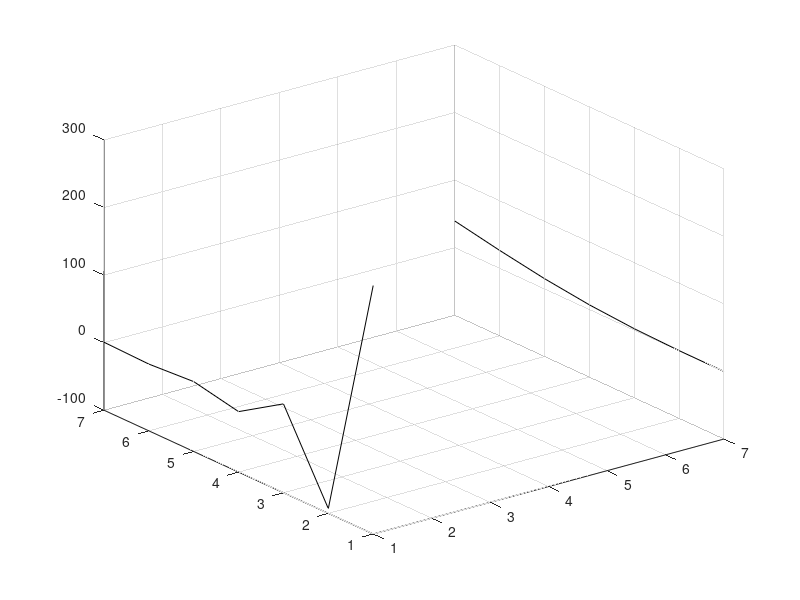
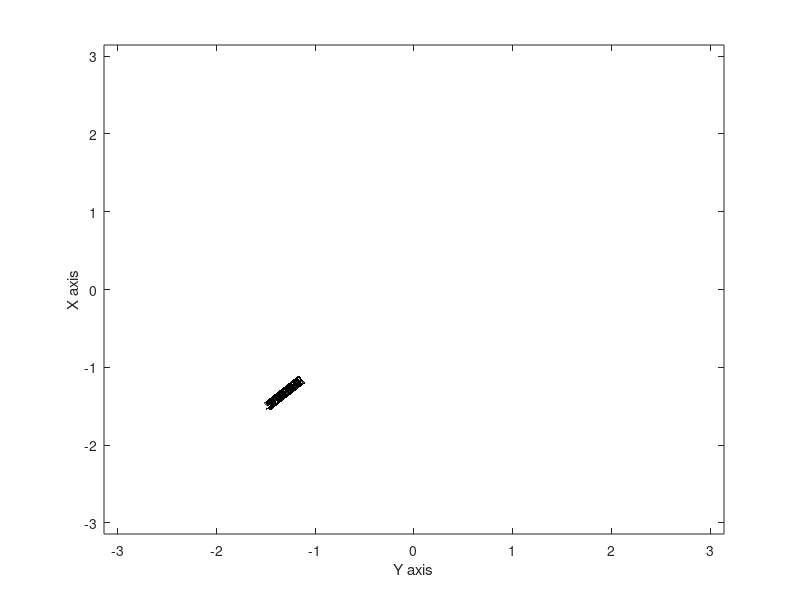

MATLAB code to generate these figures, in order:
%Travis Franks 1372696 Helmholtz Equation Final Project Gauss Seidel Method
clear all
clc
%Setting the value of X_Internal_Nodes, the number of elements along X-domain:
X_Internal_Nodes = input('Enter value of X_Internal_Nodes, the number of internal nodes for the X-domain: ');
%Setting the value of Y_Internal_Nodes, the number of elements along
%Y-domain:
Y_Internal_Nodes = input('Enter value of Y_Internal_Nodes, the number of internal nodes for the Y-domain: ');
%Setting the value of C (capital lambda in problem statement):
C = input('Enter value of C, the given constant for capital lambda: ');
%Setting the value of G (Overrelaxation variable):
G = input('Enter value of G, the lambda coefficient, to be between 1 and 2, to use for SOR (overrelaxation): ');
%Setting the value of Es, the acceptable limit of error for system convergence:
Es = 10^-10;
%Defining L, the length of the X and Y domains:
L = 2 * pi();
%Determining DX and DY, the change of X and Y respectively from element to
%element:
DX = L / (X_Internal_Nodes + 1);
DY = L / (Y_Internal_Nodes + 1);
%Defining coefficients, A and B, that remain constant throughout matrix operations:
A = C - (2 * (DX^2)) - (2 * (DY^2));
B = (DX^2) * (DY^2);
%Determining number of elements  on both X and Y domains, so as to only
%perform the calculation one time for optimization:
N = X_Internal_Nodes + 2; %N = number of X domain values
M = Y_Internal_Nodes + 2; %M = number of Y domain values
%Performing setup for Gauss-Seidel Approximation that will solve for U values
%(unknown solution values over X and Y domains):
U = zeros(N,M);
W = zeros(N,M);
Z = 0; %Z functions as a counter for number of iterations performed during Gauss-Seidel
Error = zeros(N,M-2); %(M-2) rather than just M because the Dirichlet Boundary Conditions cause two rows to have constant values and therefore will have an error of 0 per iteration (optimal to exclude unnecessary repeated calculations) 
Ea = 100; %Provides initial value of Ea, or the relative iterative error, for the Gauss_Seidel Approximation
%Solving for U values defined by Dirichlet Boundary Conditions that will
%remain constant as Gauss Seidel iterations are performed:
for i = 1:N
    U(i,1) = cos(pi() * DX * (i-1)) * cosh((2 * pi()) - (DX * (i-1)));
    U(i,M) = ((i-1) * DX)^2 * sin(((i-1) * DX) / 4);
end
%Defining node indexing points to be used for the general form of the
%discretization:
NN = N-1;
MM = M-1;
%Defining initial Tcheck value for checkpointing every set period of time of
%the Gauss-Seidel loop:
Tcheck = 60; %checkpoint every 60 seconds
%Defining initial timer variable value to be greater than start timer initial value to start timer loop in Gauss-Seidel loop:
T = 0;
Tcounter = 0; %Stores time values for combined loop times, if loop takes less than a minute to run
save('Variables.mat') %Resets variable values before load checkpoint, so code can be run from either the start or load point
%%
%*****To load variables for checkpointing, run starting from this block*****
load('Variables.mat')
%Performing Gauss Seidel Approximation to solve for U values:
if (A ~= 0)%Set condition for just in case the variable coefficient is equal to zero from a poor choice in nodes along X and Y domains, as it will function as a denominator
    while (Ea > Es)
        tic;
        if (Tcounter >= Tcheck) %Saves at least every 60 seconds or every Gauss-Seidel loop iteration, if the iterations take longer
            Tcounter = 0; %Resets time counter to 0
            save('Variables') %Saves variables for checkpointing for start/restart capability
        end
        %Evaluating for U (solution) values defined by Neumann Boundary
        %Conditions that are evaluated by Gauss-Seidel Method
        for j = 2:MM
            W(1,j) = U(1,j); %W saves value of U for error calculation
            U(1,j) = (- 2 * (DY^2) * U(2,j) - (DX^2) * U(1,j-1) - (DX^2) * U(1,j+1)) / A;  %cos((pi() / 2) * (0 + 1)) = 0 so Fi,j = 0, Neumann condition for X = -pi
            U(1,j) = (G * U(1,j)) + ((1-G) * W(1,j)); %Applying SOR iteration
            Error(1,j) = abs((U(1,j) - W(1,j)) / U(1,j)); %Computes relative error for this calculation inside this iteration
            
            W(N,j) = U(N,j); %W saves value of U for error calculation
            U(N,j) = (- 2 * (DY^2) * U(NN,j) - (DX^2) * U(N,j-1) - (DX^2) * U(N,j+1)) / A; %cos(3 * pi() / 2) = 0 so Fi,j = 0, Neumann condition for X = pi
            U(N,j) = (G * U(N,j)) + ((1-G) * W(N,j)); %Applying SOR iteration
            Error(N,j) = abs((U(N,j) - W(N,j)) / U(N,j)); %Computes relative error for this calculation inside this iteration
        end
        %Evaluating for general expression (internal nodes):
        for j = 2:MM
            for i = 2:NN
                W(i,j) = U(i,j); %W saves value of U for error calculation
                U(i,j) = (-(DY^2) * U(i-1,j) - (DY^2) * U(i+1,j) - (DX^2) * U(i,j-1) - (DX^2) * U(i,j+1)) / A;
                U(i,j) = (G * U(i,j)) + ((1-G) * W(i,j)); %Applying SOR iteration
                Error(i,j) = abs((U(i,j) - W(i,j)) / U(i,j)); %Computes relative error for this calculation inside this iteration
            end
        end
        Ea = max(max(Error));
        Z = Z + 1; %Counts the number of loop iterations
        T = toc; %Determines how long the Gauss-Seidel iteration took
        Tcounter = Tcounter + T; %Counts how much time has elapsed since the last variable checkpoint save
    end
else
    disp('Select a different number of nodes for X or Y domain or change the value of C, the given constant for capital lambda.')
end
save('Variables.mat')
%%
%Plotting visualizations for ease of interpretation of results:
load('Variables.mat') %Provides the option of loading the variables directly onto the plot section, if a failure occurs while plotting

figure
surf(U) %Produces surface plot of solution matrix for Helmholtz equation:

%Plotting contour lines of U, the solution matrix for 2-D interpretation of
%results obtained:
X = zeros(N,1);
for i = 1:N
    X(i,1) = -pi() + (i-1) * DX; %Defines values along X-axis for plot, from -pi to pi along X domain
end
Y = zeros(M,1);
for j = 1:M
    Y(j,1) = -pi() + (j-1) * DY; %Defines values along Y-axis for plot, from -pi to pi along Y domain
end
figure
[Matrix, Object] = contourf(Y, X, U); %Plots the contour of the solution matrix
xlabel('Y axis'), ylabel('X axis')
clabel(Matrix, Object) %Labels the peak values for all of the contour lines
